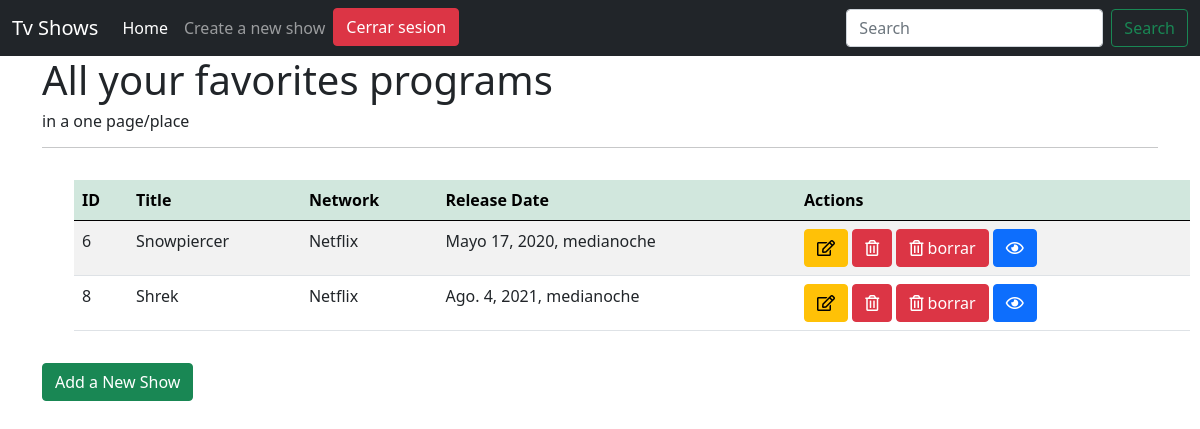
Page /shows/ (signed in) on the committed database.
### main/models.py (models this page shows)
class tv_show(models.Model):
    title = models.CharField(max_length=255)
    network = models.CharField(max_length=255)
    release_date = models.DateTimeField(auto_now=False, auto_now_add=False)
    desc = models.TextField()
    zelda = models.CharField(
        max_length=500, default='https://media2.giphy.com/media/8L0Pky6C83SzkzU55a/giphy.gif?cid=ecf05e47mnvcxnlgry2pnecdjoe54nzctn9h5naumw04xddv&rid=giphy.gif&ct=g')
    created_at = models.DateField(auto_now_add=True)
    updated_at = models.DateField(auto_now=True)
    objects = TvManager()

### main/decorators.py (the view)
    def wrapper(request,*args):
        if 'user' not in request.session:
            return redirect('/signup')
        resp = funct(request,*args)
        return resp

### main/views.py (called while the page is built)
@login_required
def home(request):
    tv_shows = tv_show.objects.all()
    context = {
        'tv': tv_shows,
    }
    return render(request, 'home.html', context)

### main/templates/home.html (shortened to what this page needs)
{% extends 'base.html'%}
{% block content %}
<div class="container">
    <h1>All your favorites programs</h1>
    <h6>in a one page/place</h6>
    <hr>
    <table class="table table-striped">
        <thead class="table-success">
            <tr>
                <th class="col">ID</th>
                <th class="col">Title</th>
                <th class="col">Network</th>
                <th class="col">Release Date</th>
                <th class="col">Actions</th>
            </tr>
        </thead>
        <tbody>
            {%for tv in tv%}
            <tr>
                <td>{{tv.id}}</td>
                <td>{{tv.title}}</td>
                <td>{{tv.network}}</td>
                <td>{{tv.release_date}}</td>
                <td><a href="../shows/edit_show/{{tv.id}}" class="btn btn-warning"><i class="far fa-edit"></i></i></a>
                    <a href="delete_show/{{tv.id}}" class="btn btn-danger">
                        <i class="far fa-trash-alt"></i></a>
                    <button class="btn btn-danger delete" value="{{tv.id}}"> <i class="far fa-trash-alt"></i>
                        borrar</button>
                    <a href="show_tv/{{tv.id}}" class="btn btn-primary"><i class="far fa-eye"></i></a>
                </td>
            </tr>
            {%endfor%}
        </tbody>
    </table>
    <a href="/new_show" class="btn btn-success">Add a New Show</a>
</div>
{% endblock %}

### main/static/css/style_tv.css (style rules this page uses)
.table { margin: 2rem; }

### rows in the picture
tv_show: id "6", title "Snowpiercer", network "Netflix", release_date "Mayo 17, 2020, medianoche"
tv_show: id "8", title "Shrek", network "Netflix", release_date "Ago. 4, 2021, medianoche"
